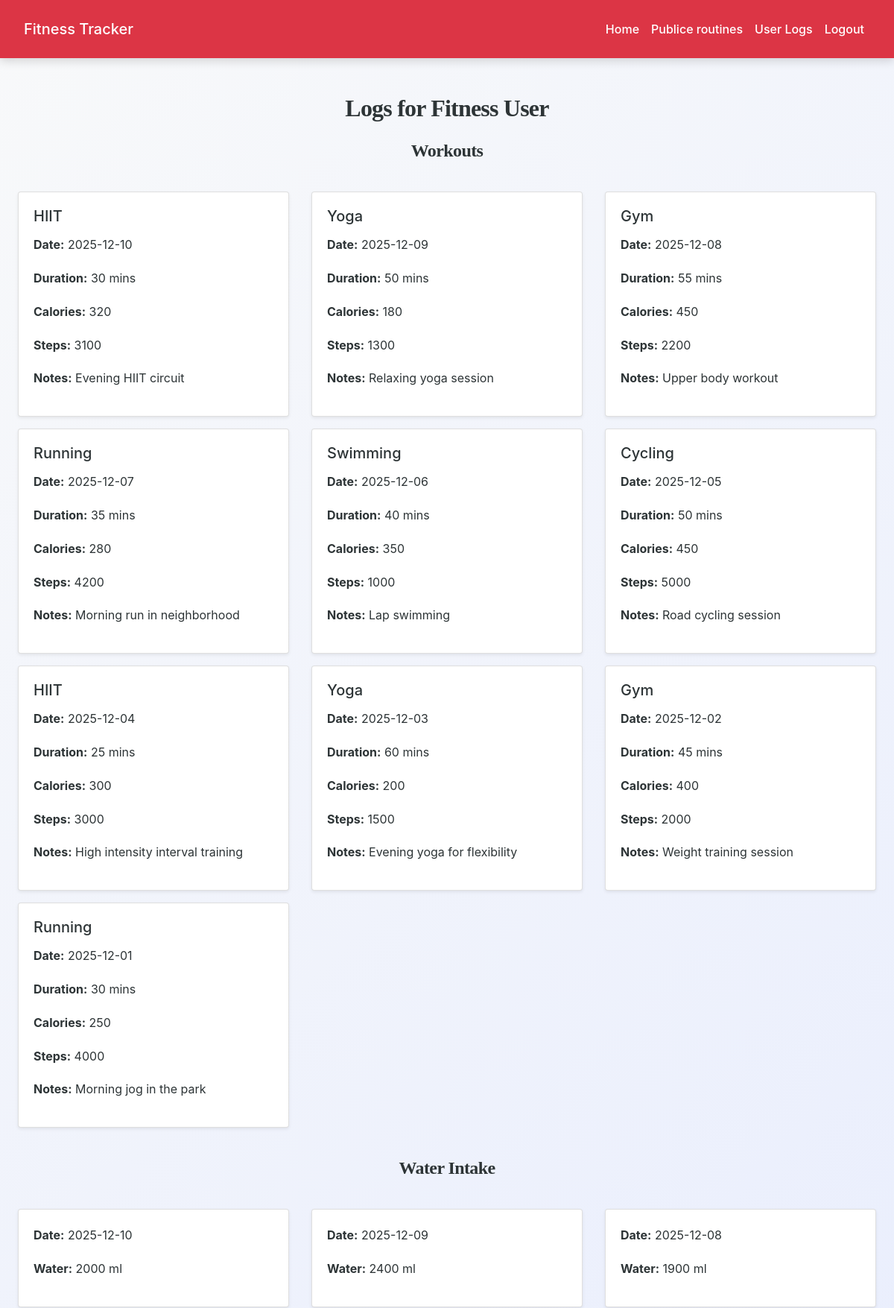
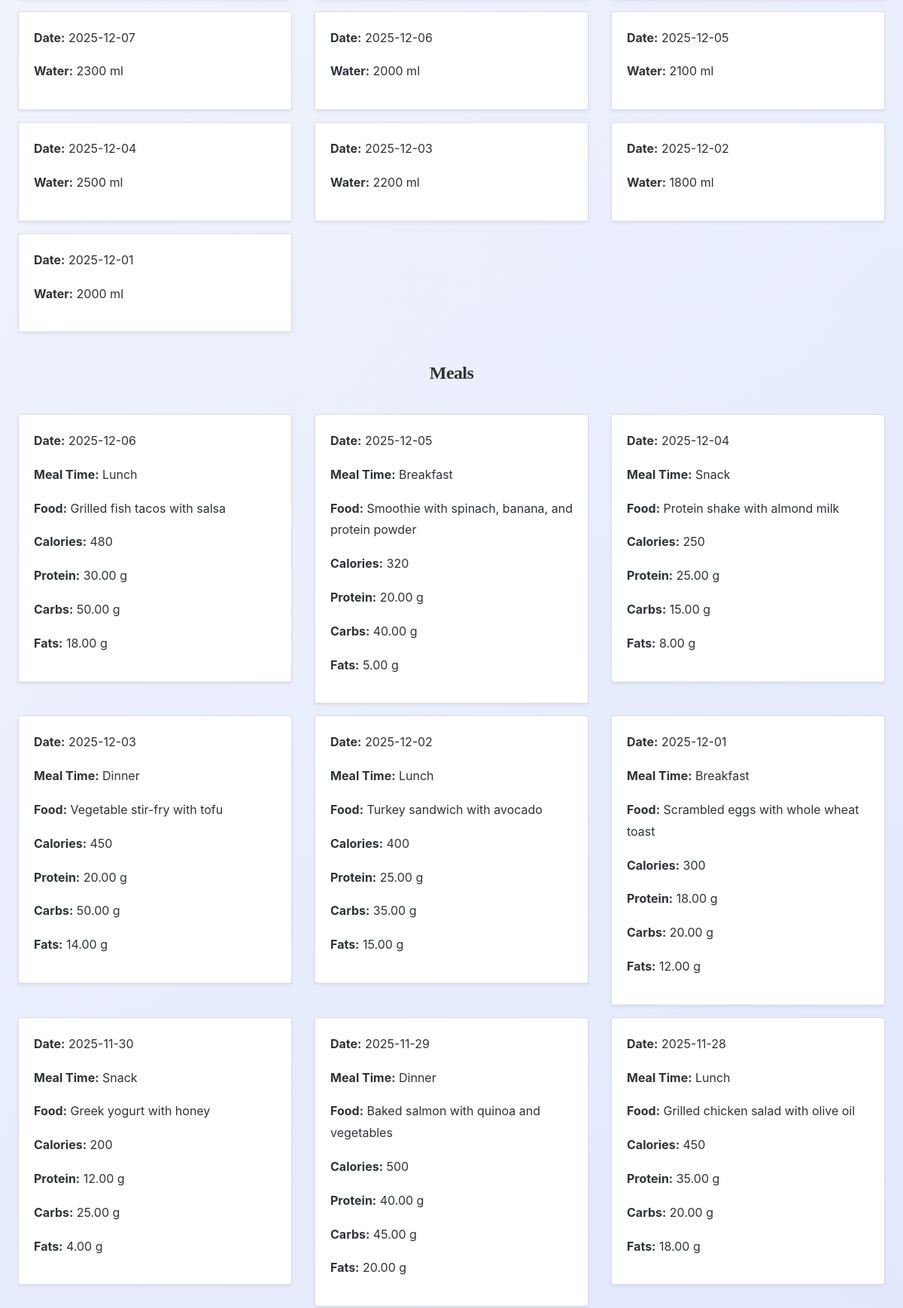
/trainer/view_user_logs.php?id=3 (signed in, upper part), run on the app's committed database (2 pictures, top to bottom).
### tables this page shows
CREATE TABLE `users` (
  `id` int(11) NOT NULL,
  `email` varchar(255) NOT NULL,
  `password_hash` varchar(255) NOT NULL,
  `name` varchar(150) NOT NULL,
  `role` enum('trainer','user') NOT NULL DEFAULT 'user',
  `date_of_birth` date DEFAULT NULL,
  `gender` enum('male','female','other') DEFAULT NULL,
  `height_cm` decimal(5,2) DEFAULT NULL,
  `weight_kg` decimal(5,2) DEFAULT NULL,
  `created_at` timestamp NOT NULL DEFAULT current_timestamp(),
  `updated_at` timestamp NOT NULL DEFAULT current_timestamp() ON UPDATE current_timestamp()
);

CREATE TABLE `daily_workouts` (
  `id` int(11) NOT NULL,
  `user_id` int(11) NOT NULL,
  `log_date` date NOT NULL,
  `workout_type` varchar(150) DEFAULT NULL,
  `duration_minutes` int(11) DEFAULT 0,
  `calories_burned` int(11) DEFAULT 0,
  `steps` int(11) DEFAULT 0,
  `notes` text DEFAULT NULL,
  `created_at` timestamp NOT NULL DEFAULT current_timestamp()
);

CREATE TABLE `daily_water_intake` (
  `id` int(11) NOT NULL,
  `user_id` int(11) NOT NULL,
  `log_date` date NOT NULL,
  `water_ml` int(11) DEFAULT 0,
  `created_at` timestamp NOT NULL DEFAULT current_timestamp()
);

CREATE TABLE `daily_meals` (
  `id` int(11) NOT NULL,
  `user_id` int(11) NOT NULL,
  `log_date` date NOT NULL,
  `meal_time` enum('breakfast','lunch','dinner','snack','other') NOT NULL,
  `food_description` text NOT NULL,
  `calories` int(11) DEFAULT 0,
  `protein_g` decimal(6,2) DEFAULT 0.00,
  `carbs_g` decimal(6,2) DEFAULT 0.00,
  `fats_g` decimal(6,2) DEFAULT 0.00,
  `created_at` timestamp NOT NULL DEFAULT current_timestamp()
);

### trainer/view_user_logs.php (the view, shortened to what this page needs)
<?php
include('config.php');
$user_id = intval($_GET['id']);
$user = mysqli_fetch_assoc(mysqli_query($conn, "SELECT * FROM users WHERE id=$user_id AND role='user'"));
$workouts = mysqli_query($conn, "SELECT * FROM daily_workouts WHERE user_id=$user_id ORDER BY log_date DESC");
$water = mysqli_query($conn, "SELECT * FROM daily_water_intake WHERE user_id=$user_id ORDER BY log_date DESC");
$meals = mysqli_query($conn, "SELECT * FROM daily_meals WHERE user_id=$user_id ORDER BY log_date DESC");
?>
<!DOCTYPE html>
<html>
<head>
    <link rel="stylesheet"
          href="https://maxcdn.bootstrapcdn.com/bootstrap/4.5.2/css/bootstrap.min.css">
    <link rel="stylesheet" href="../css/style.css">
</head>
<body>
<?php include('navbar.php'); ?>
<div class="container mt-5">
    <h2 class="mb-4">Logs for <?= htmlspecialchars($user['name']) ?></h2>
    <h4 class="mt-4">Workouts</h4>
    <?php if(mysqli_num_rows($workouts) > 0): ?>
        <div class="row">
            <?php while($w = mysqli_fetch_assoc($workouts)): ?>
                <div class="col-md-4 mb-3">
                    <div class="card shadow-sm">
                        <div class="card-body">
                            <h5 class="card-title"><?= htmlspecialchars($w['workout_type'] ?: 'Workout') ?></h5>
                            <p><strong>Date:</strong> <?= $w['log_date'] ?></p>
                            <p><strong>Duration:</strong> <?= $w['duration_minutes'] ?> mins</p>
                            <p><strong>Calories:</strong> <?= $w['calories_burned'] ?></p>
                            <p><strong>Steps:</strong> <?= $w['steps'] ?></p>
                            <?php if($w['notes']): ?><p><strong>Notes:</strong> <?= htmlspecialchars($w['notes']) ?></p><?php endif; ?>
                        </div>
                    </div>
                </div>
            <?php endwhile; ?>
        </div>
    <?php else: ?>
        <p>No workouts logged.</p>
    <?php endif; ?>
    <h4 class="mt-4">Water Intake</h4>
    <?php if(mysqli_num_rows($water) > 0): ?>
        <div class="row">
            <?php while($w = mysqli_fetch_assoc($water)): ?>
                <div class="col-md-4 mb-3">
                    <div class="card shadow-sm">
                        <div class="card-body">
                            <p><strong>Date:</strong> <?= $w['log_date'] ?></p>
                            <p><strong>Water:</strong> <?= $w['water_ml'] ?> ml</p>
                        </div>
                    </div>
                </div>
            <?php endwhile; ?>
        </div>
    <?php else: ?>
        <p>No water intake logs.</p>
    <?php endif; ?>
    <h4 class="mt-4">Meals</h4>
    <?php if(mysqli_num_rows($meals) > 0): ?>
        <div class="row">
            <?php while($m = mysqli_fetch_assoc($meals)): ?>
                <div class="col-md-4 mb-3">
                    <div class="card shadow-sm">
                        <div class="card-body">
                            <p><strong>Date:</strong> <?= $m['log_date'] ?></p>
                            <p><strong>Meal Time:</strong> <?= ucfirst($m['meal_time']) ?></p>
                            <p><strong>Food:</strong> <?= htmlspecialchars($m['food_description']) ?></p>
                            <p><strong>Calories:</strong> <?= $m['calories'] ?></p>
                            <p><strong>Protein:</strong> <?= $m['protein_g'] ?> g</p>
                            <p><strong>Carbs:</strong> <?= $m['carbs_g'] ?> g</p>
                            <p><strong>Fats:</strong> <?= $m['fats_g'] ?> g</p>
                        </div>
                    </div>
                </div>
            <?php endwhile; ?>
        </div>
    <?php else: ?>
        <p>No meal logs.</p>
    <?php endif; ?>
</div>
</body>
</html>

### css/style.css (style rules this page uses)
:root { --primary: #007bff; --secondary: #6c757d; --success: #28a745; --info: #17a2b8; --warning: #ffc107; --danger: #dc3545; --light: #f8f9fa; --dark: #2d3436; --accent: #ff6f61; --highlight: #6f42c1; --shadow: rgba(0, 0, 0, 0.15); --transition: all 0.3s ease-in-out; }
body { font-family: 'Inter', 'Segoe UI', Tahoma, Geneva, Verdana, sans-serif; background: linear-gradient(135deg, var(--light) 0%, #e0e7ff 100%); color: var(--dark); line-height: 1.8; margin: 0; padding: 0; min-height: 100vh; font-size: 16px; }
h1, h2, h3, h4 { text-align: center; margin: 2.5rem 0; font-family: 'Georgia', 'Times New Roman', serif; color: var(--dark); font-weight: 700; letter-spacing: -0.025em; }
h2 { font-size: 2rem; }
h4 { font-size: 1.5rem; }
.container { max-width: 1200px; margin: 0 auto 3rem; padding: 0 1.5rem; }

### data on the page
users: name "Fitness User"
daily_workouts: workout_type "HIIT", log_date "2025-12-10", duration_minutes "30", calories_burned "320", steps "3100", notes "Evening HIIT circuit"
daily_workouts: workout_type "Yoga", log_date "2025-12-09", duration_minutes "50", calories_burned "180", steps "1300", notes "Relaxing yoga session"
daily_workouts: workout_type "Gym", log_date "2025-12-08", duration_minutes "55", calories_burned "450", steps "2200", notes "Upper body workout"
daily_workouts: workout_type "Running", log_date "2025-12-07", duration_minutes "35", calories_burned "280", steps "4200", notes "Morning run in neighborhood"
daily_workouts: workout_type "Swimming", log_date "2025-12-06", duration_minutes "40", calories_burned "350", steps "1000", notes "Lap swimming"
daily_workouts: workout_type "Cycling", log_date "2025-12-05", duration_minutes "50", calories_burned "450", steps "5000", notes "Road cycling session"
daily_workouts: workout_type "HIIT", log_date "2025-12-04", duration_minutes "25", calories_burned "300", steps "3000", notes "High intensity interval training"
daily_workouts: workout_type "Yoga", log_date "2025-12-03", duration_minutes "60", calories_burned "200", steps "1500", notes "Evening yoga for flexibility"
daily_workouts: workout_type "Gym", log_date "2025-12-02", duration_minutes "45", calories_burned "400", steps "2000", notes "Weight training session"
daily_workouts: workout_type "Running", log_date "2025-12-01", duration_minutes "30", calories_burned "250", steps "4000", notes "Morning jog in the park"
daily_water_intake: log_date "2025-12-10", water_ml "2000"
daily_water_intake: log_date "2025-12-09", water_ml "2400"
daily_water_intake: log_date "2025-12-08", water_ml "1900"
daily_water_intake: log_date "2025-12-07", water_ml "2300"
daily_water_intake: log_date "2025-12-06", water_ml "2000"
daily_water_intake: log_date "2025-12-05", water_ml "2100"
daily_water_intake: log_date "2025-12-04", water_ml "2500"
daily_water_intake: log_date "2025-12-03", water_ml "2200"
daily_water_intake: log_date "2025-12-02", water_ml "1800"
daily_water_intake: log_date "2025-12-01", water_ml "2000"
daily_meals: log_date "2025-12-06", meal_time "Lunch", food_description "Grilled fish tacos with salsa", calories "480", protein_g "30.00", carbs_g "50.00", fats_g "18.00"
daily_meals: log_date "2025-12-05", meal_time "Breakfast", food_description "Smoothie with spinach, banana, and protein powder", calories "320", protein_g "20.00", carbs_g "40.00", fats_g "5.00"
daily_meals: log_date "2025-12-04", meal_time "Snack", food_description "Protein shake with almond milk", calories "250", protein_g "25.00", carbs_g "15.00", fats_g "8.00"
daily_meals: log_date "2025-12-03", meal_time "Dinner", food_description "Vegetable stir-fry with tofu", calories "450", protein_g "20.00", carbs_g "50.00", fats_g "14.00"
daily_meals: log_date "2025-12-02", meal_time "Lunch", food_description "Turkey sandwich with avocado", calories "400", protein_g "25.00", carbs_g "35.00", fats_g "15.00"
daily_meals: log_date "2025-12-01", meal_time "Breakfast", food_description "Scrambled eggs with whole wheat toast", calories "300", protein_g "18.00", carbs_g "20.00", fats_g "12.00"
daily_meals: log_date "2025-11-30", meal_time "Snack", food_description "Greek yogurt with honey", calories "200", protein_g "12.00", carbs_g "25.00", fats_g "4.00"
daily_meals: log_date "2025-11-29", meal_time "Dinner", food_description "Baked salmon with quinoa and vegetables", calories "500", protein_g "40.00", carbs_g "45.00", fats_g "20.00"
daily_meals: log_date "2025-11-28", meal_time "Lunch", food_description "Grilled chicken salad with olive oil", calories "450", protein_g "35.00", carbs_g "20.00", fats_g "18.00"
